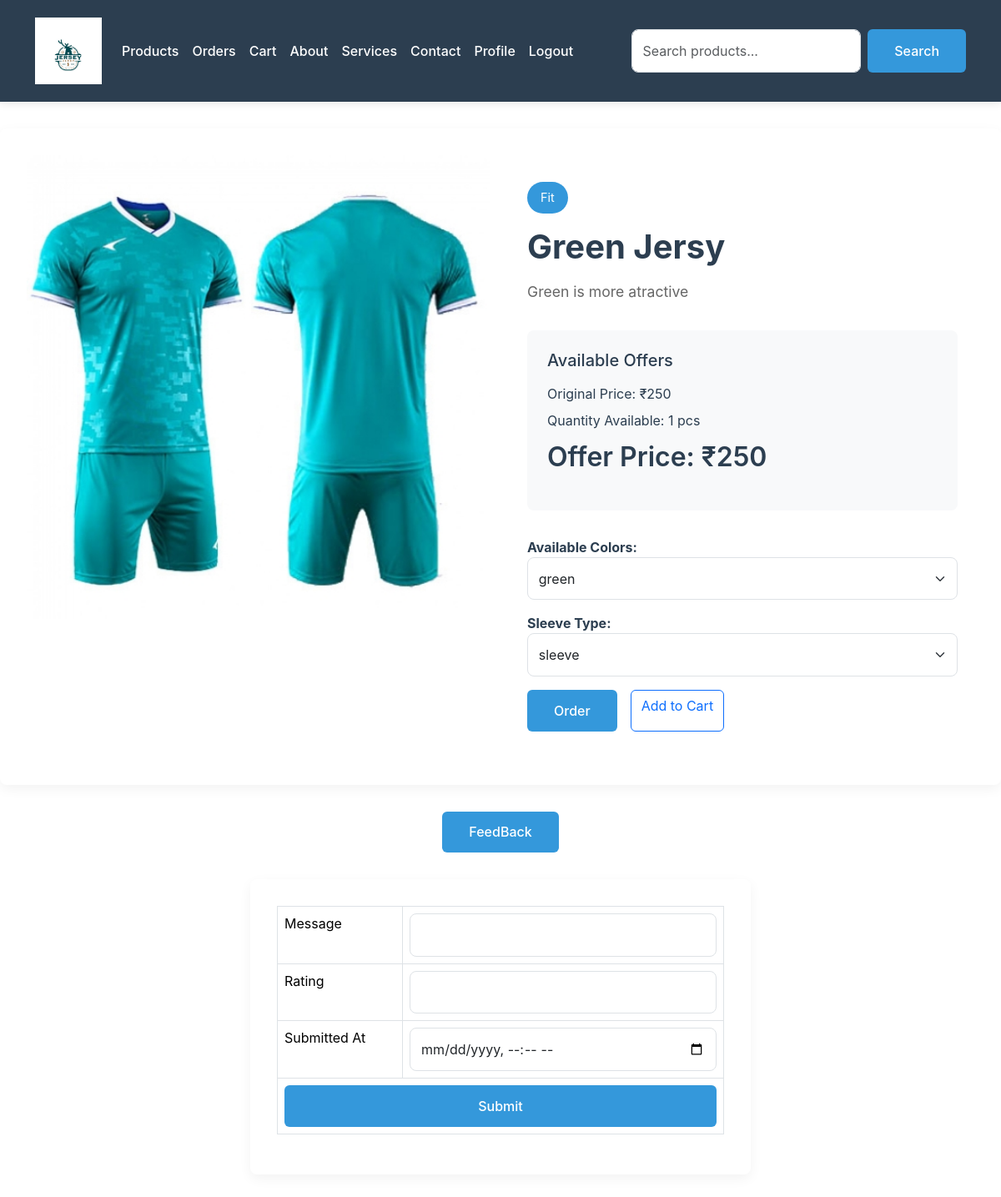
Page /prodetails/1 on the committed database.
### app/models.py (models this page shows, shortened)
class Product(models.Model):
    shop = models.ForeignKey(Shopreg,on_delete=models.CASCADE)
    name = models.TextField()
    discription = models.TextField()
    price = models.IntegerField()
    category = models.ForeignKey(Category, on_delete=models.CASCADE)
    quantity = models.TextField()
    offerprice = models.IntegerField()
    image = models.FileField()

class Category(models.Model):
    name = models.TextField(unique=True)
    def __str__(self):
        return self.name

class ProductImage(models.Model):
    product = models.ForeignKey(Product, on_delete=models.CASCADE, related_name="images")
    color = models.CharField(max_length=50)
    sleeve_type = models.CharField(max_length=50)  # Added sleeve type
    image = models.FileField(upload_to="product_images/")

### app/views.py (the view, shortened to what this page needs)
# urls.py: path('prodetails/<int:id>',views.prodetails,name='prodetails'),
def prodetails(req, id):
    try:
        data = Product.objects.get(pk=id)
        product_images = [
            {"color": img.color, "sleeve_type": img.sleeve_type, "image": img.image.url}
            for img in data.images.all()
        ]
        print(product_images)
        colors = list(set([img["color"] for img in product_images]))
        sleeve_options = list(set([img["sleeve_type"] for img in product_images]))
        return render(req, 'user/prodetails.html', {
            'data': data,
            'colors': colors,
            'sleeve_options': sleeve_options,
            'product_images': product_images  # Pass as a proper JSON object
        })
    except Product.DoesNotExist:
        messages.error(req, "Product not found.")
        return redirect(userviewproduct)

### template/user/prodetails.html (shortened to what this page needs)
<!DOCTYPE html>
<html lang="en">
<head>
  <link href="https://cdn.jsdelivr.net/npm/bootstrap@5.3.3/dist/css/bootstrap.min.css" rel="stylesheet">
</head>
<body>
  <nav class="navbar navbar-expand-lg navbar-dark sticky-top">
    <div class="container">
      <a href="../userhome" class="navbar-brand">
        <img src="../static/attachment_117648875.jpg" alt="Fresh Cuts" width="80">
      </a>
      <div class="collapse navbar-collapse" id="mynavbar">
        <ul class="navbar-nav me-auto">
          <li class="nav-item"><a class="nav-link" href="../userviewproduct">Products</a></li>
          <li class="nav-item"><a class="nav-link" href="../orderdetails">Orders</a></li>
          <li class="nav-item"><a class="nav-link" href="../user_view_cart">Cart</a></li>
          <li class="nav-item"><a class="nav-link" href="../aboutus">About</a></li>
          <li class="nav-item"><a class="nav-link" href="../service">Services</a></li>
          <li class="nav-item"><a class="nav-link" href="../bookinghistory">Contact</a></li>
          <li class="nav-item"><a class="nav-link" href="../profile">Profile</a></li>
          <li class="nav-item"><a class="nav-link" href="../logout">Logout</a></li>
        </ul>
        <form class="d-flex" method="get" action="{% url 'product_search' %}">
          <input class="form-control me-2" type="text" name="query" placeholder="Search products...">
          <button class="btn btn-primary" type="submit">Search</button>
        </form>
      </div>
    </div>
  </nav>
  <div class="product-container">
    <div class="row">
      <div class="col-lg-6">
        <img id="productImage" src="{{ data.image.url }}" alt="{{ data.name }}" class="product-image">
    </div>
        <div class="col-lg-6 product-details">
            <span class="category-badge">{{data.category}}</span>
            <h1 class="product-title">{{data.name}}</h1>
            <p class="product-description">{{data.discription}}</p>
            <div class="offer-section">
              <h5 class="mb-3">Available Offers</h5>
              <p class="mb-2">Original Price: ₹{{data.price}}</p>
              <p class="mb-2">Quantity Available: {{data.quantity}} pcs</p>
              <div class="price-tag">Offer Price: ₹{{data.offerprice}}</div>
          </div>
          <div class="mb-3">
            <strong>Available Colors:</strong>
            <select id="selectedColor" class="form-select">
                {% for color in colors %}
                    <option value="{{ color }}">{{ color }}</option>
                {% endfor %}
            </select>
        </div>
        <div class="mb-3">
          <strong>Sleeve Type:</strong>
          <select id="selectedSleeve" class="form-select">
              {% for option in sleeve_options %}
                  <option value="{{ option }}">{{ option }}</option>
              {% endfor %}
          </select>
      </div>
          <div class="action-buttons">
              <a id="buyNowLink" href="../buynow1/{{data.pk}}" class="btn btn-primary">Order</a>
              <a id="addToCartLink" href="../addtocart/{{ data.pk }}" class="btn btn-outline-primary">Add to Cart</a>
          </div>
        </div>
    </div>
</div>
  <div class="text-center mb-4">
    <button class="btn btn-primary" onclick="toggleFeedbackForm()">FeedBack</button>
  </div>
  <div class="container feedback-form">
    <form action="" method="post" enctype="multipart/form-data">
      <table class="table table-bordered">
        <tr>
          <td><label for="message">Message</label></td>
          <td><input type="text" class="form-control" name="message" id="message" required></td>
        </tr>
        <tr>
          <td><label for="rating">Rating</label></td>
          <td><input type="number" class="form-control" name="rating" id="rating" required></td>
        </tr>
        <tr>
          <td><label for="submitted_at">Submitted At</label></td>
          <td><input type="datetime-local" class="form-control" name="submitted_at" id="submitted_at" required></td>
        </tr>
        <tr>
          <td colspan="2"><button class="btn btn-primary w-100" type="submit">Submit</button></td>
        </tr>
      </table>
    </form>
  </div>
</body>
</html>

### template/user/prodetails.html (style rules this page uses)
:root { --primary-color: #2c3e50; --accent-color: #3498db; --text-color: #2c3e50; --light-gray: #f8f9fa; --border-radius: 8px; }
body { font-family: 'Inter', sans-serif; color: var(--text-color); background-color: #fff; }
.navbar { background-color: var(--primary-color) !important; padding: 1rem; box-shadow: 0 2px 10px rgba(0,0,0,0.1); }
.navbar .nav-link { color: #fff !important; font-weight: 500; padding: 0.5rem 1rem; transition: all 0.3s ease; }
.product-container { max-width: 1400px; margin: 2rem auto; padding: 2rem; background-color: #fff; border-radius: var(--border-radius); box-shadow: 0 5px 15px rgba(0,0,0,0.05); }
.product-image { width: 100%; height: auto; border-radius: var(--border-radius); transition: transform 0.3s ease; }
.product-details { padding: 2rem; }
.category-badge { display: inline-block; padding: 0.5rem 1rem; background-color: var(--accent-color); color: white; border-radius: 20px; font-size: 0.9rem; margin-bottom: 1rem; }
.product-title { font-size: 2.5rem; font-weight: 700; margin-bottom: 1rem; color: var(--primary-color); }
.product-description { font-size: 1.1rem; line-height: 1.6; color: #666; margin-bottom: 2rem; }
.price-tag { font-size: 2rem; font-weight: 600; color: var(--primary-color); margin-bottom: 1rem; }
.offer-section { background-color: var(--light-gray); padding: 1.5rem; border-radius: var(--border-radius); margin-bottom: 2rem; }
.action-buttons { display: flex; gap: 1rem; }
.btn-primary { background-color: var(--accent-color); border: none; padding: 0.8rem 2rem; font-weight: 500; transition: all 0.3s ease; }
.feedback-form { max-width: 600px; margin: 2rem auto; padding: 2rem; background-color: white; border-radius: var(--border-radius); box-shadow: 0 5px 15px rgba(0,0,0,0.05); }
.form-control, .form-select { border: 1px solid #dee2e6; padding: 0.8rem; border-radius: var(--border-radius); transition: all 0.3s ease; }

### rows in the picture
Product: image (picture), category "Fit", name "Green Jersy", discription "Green is more atractive", price "250", quantity "1", offerprice "250"
ProductImage: color "green"
ProductImage: sleeve_type "sleeve"
